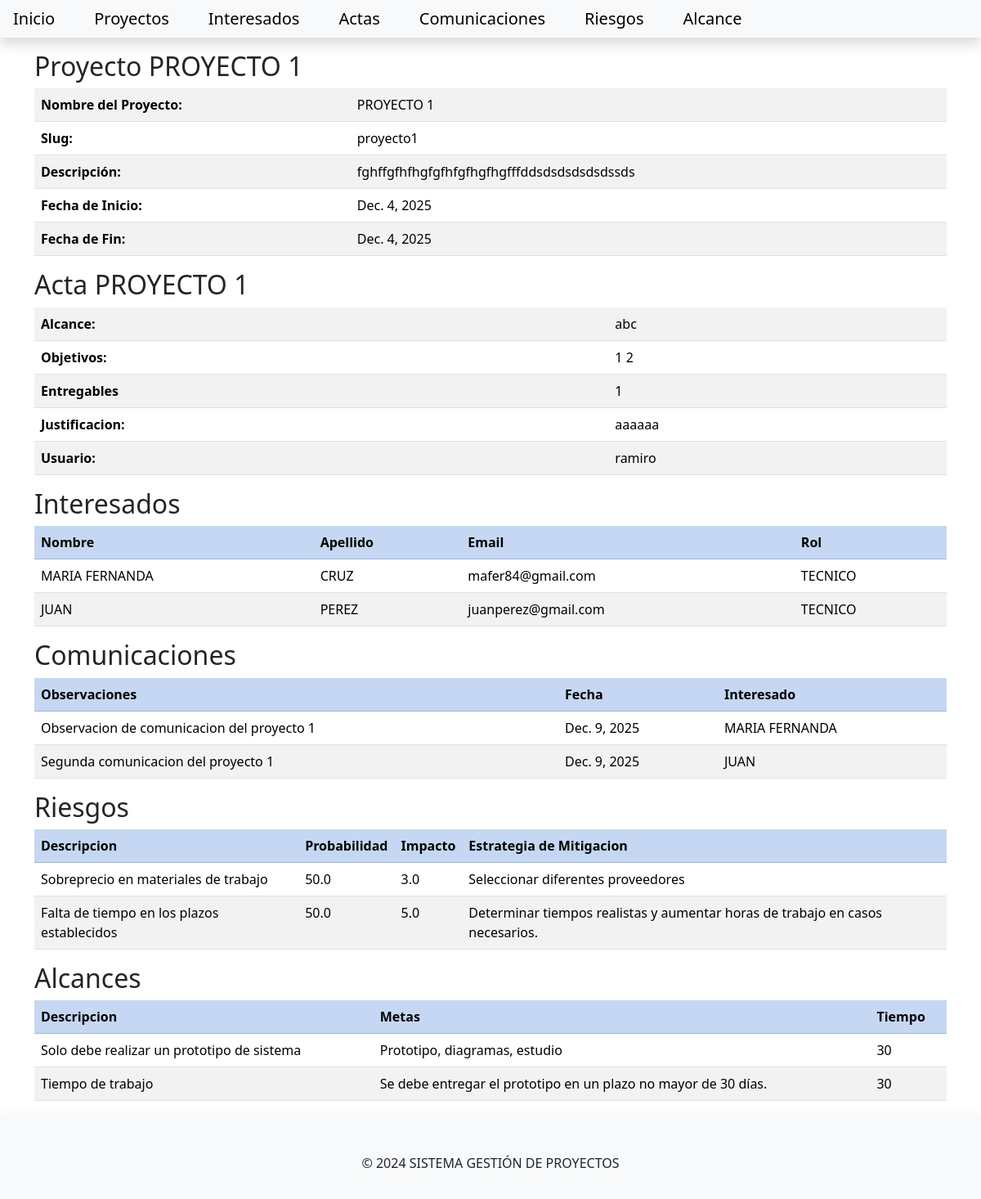
The page /gestionproyectos/proyecto/proyecto1/ on the database as committed earlier.
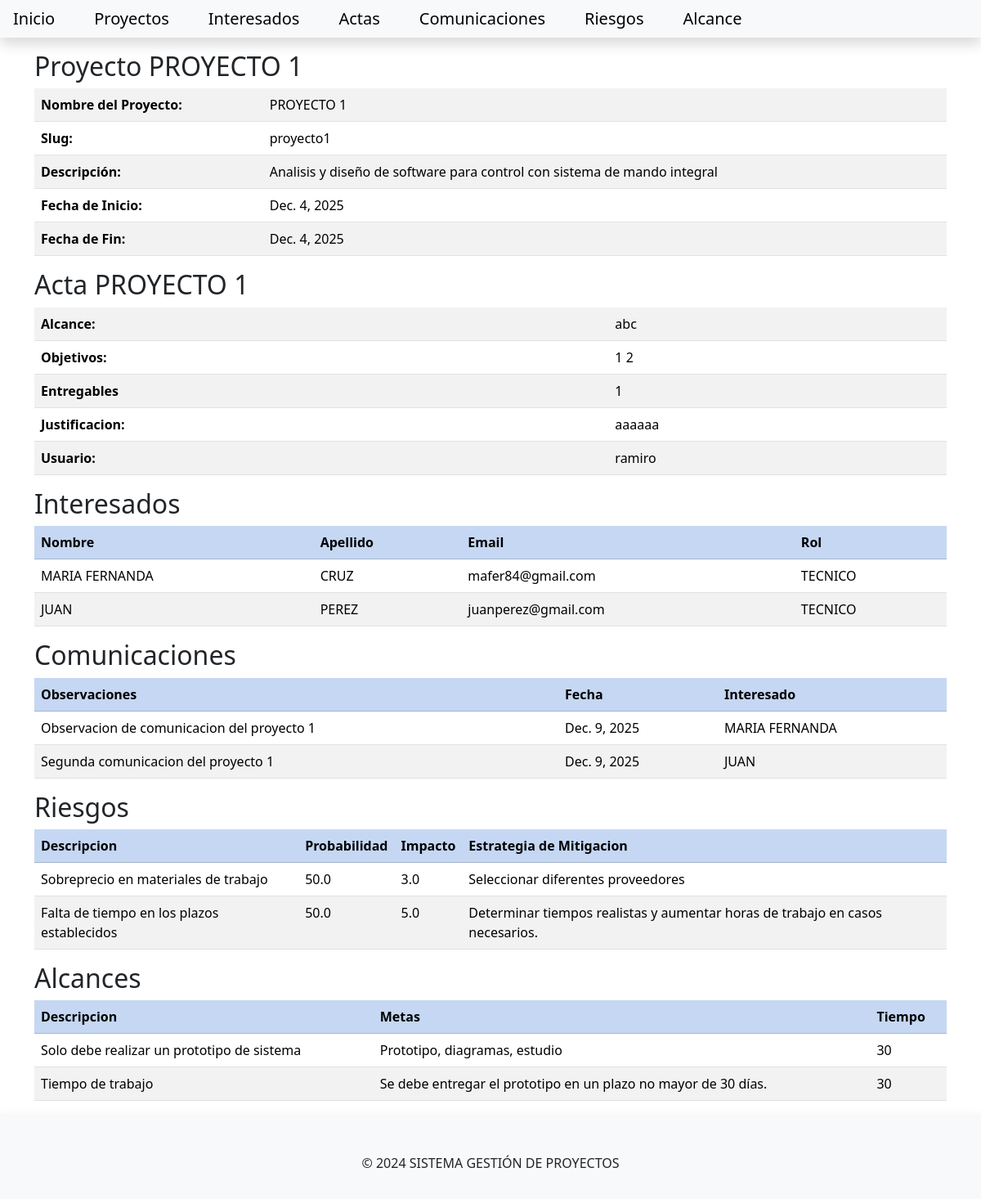
The same page on the database as committed later.
### gestionproyecto/models.py (models this page shows, shortened)
class Proyecto(models.Model):
    nombre = models.CharField(max_length=100)
    descripcion = models.TextField()
    fecha_inicio = models.DateField()
    fecha_fin = models.DateField()
    estado = models.IntegerField(choices=ESTADO, default=0)
    fecha_creacion = models.DateTimeField(auto_now_add=True)
    fecha_modificacion = models.DateTimeField(auto_now=True)
    acta_constitucion = models.OneToOneField(to='gestionproyecto.ActaConstitucion', on_delete=models.CASCADE, null=True, blank=True)
    interesados = models.ManyToManyField(to=Interesado, blank=True)
    comunicaciones = models.ManyToManyField(to=Comunicacion, blank=True)
    riesgos = models.ManyToManyField(to=Riesgo, blank=True)
    alcances = models.ManyToManyField(to=Alcance, blank=True)
    slug = models.SlugField(unique=True, max_length=200, blank=True)

class ActaConstitucion(models.Model):
    alcance = models.TextField()
    objetivos = models.TextField()
    entregables = models.TextField()
    justificacion = models.TextField()
    usuario = models.ForeignKey(to=User, on_delete=models.CASCADE)
    slug = models.SlugField(unique=True, max_length=200, blank=True)

### gestionproyecto/views.py (the view)
# urls.py: path('proyecto/<slug:slug>/', views.ProyectoView.as_view(), name='proyecto_view'),
class ProyectoView(generic.DetailView):
    model = Proyecto
    template_name = 'gestionproyectos/proyecto.html'

### templates/gestionproyectos/proyecto.html (shortened to what the changed rows need)
{% extends 'gestionproyectos/base.html' %}
{% block content %}
<div class="container">
<div class="title mt-3">
<div class="card-title">
    <h2> Proyecto {{ proyecto.nombre }}</h2>
</div>
<div class="card-body">
    <table class="table table-striped" >
        <tr>
            <th>Nombre del Proyecto:</th>
            <td>{{ proyecto.nombre }}</td>
        </tr>
        <tr>
            <th>Slug:</th>
            <td>{{ proyecto.slug }}</td>
        </tr>
        <tr>
            <th>Descripción:</th>
            <td>{{ proyecto.descripcion }}</td>
        </tr>
        <tr>
            <th>Fecha de Inicio:</th>
            <td>{{ proyecto.fecha_inicio }}</td>
        </tr>
        <tr>
            <th>Fecha de Fin:</th>
            <td>{{ proyecto.fecha_fin }}</td>
        </tr>
    </table>
</div>
</div>
</div>
<div class="container">
<div class="title mt-3">
<div class="card-title">
    <h2> Acta {{ proyecto.nombre }}</h2>
</div>
<div class="card-body">
    <table class="table table-striped">
        <tr>
            <th>Alcance:</th>
            <td>{{ proyecto.acta_constitucion.alcance | slice:"100" }}</td>
        </tr>
        <tr>
            <th>Objetivos:</th>
            <td>{{ proyecto.acta_constitucion.objetivos | slice:"100" }}</td>
        </tr>
        <tr>
            <th>Entregables</th>
            <td>{{ proyecto.acta_constitucion.entregables | slice:"100" }}</td>
        </tr>
        <tr>
            <th>Justificacion:</th>
            <td>{{ proyecto.acta_constitucion.justificacion | slice:"100" }}</td>
        </tr>
         <tr>
            <th>Usuario:</th>
            <td>{{ proyecto.acta_constitucion.usuario | slice:"100" }}</td>
        </tr>
    </table>
</div>
</div>
</div>
<div class="container">
<div class="title mt-3">
<div class="card-title">
    <h2> Interesados</h2>
</div>
<div class="card-body">
    <table class="table table-striped" >
        <tr class="table-primary">
            <th>Nombre</th>
            <th>Apellido</th>
            <th>Email</th>
            <th>Rol</th>
        </tr>
    </table>
</div>
</div>
</div>
<div class="container">
<div class="title mt-3">
<div class="card-title">
    <h2> Comunicaciones</h2>
</div>
<div class="card-body">
    <table class="table table-striped" >
        <tr class="table-primary">
            <th>Observaciones</th>
            <th>Fecha</th>
            <th>Interesado</th>
        </tr>
    </table>
</div>
</div>
</div>
<div class="container">
<div class="title mt-3">
<div class="card-title">
    <h2> Riesgos</h2>
</div>
<div class="card-body">
    <table class="table table-striped" >
        <tr class="table-primary">
            <th>Descripcion</th>
            <th>Probabilidad</th>
            <th>Impacto</th>
            <th>Estrategia de Mitigacion</th>
        </tr>
    </table>
</div>
</div>
</div>
<div class="container">
<div class="title mt-3">
<div class="card-title">
    <h2> Alcances</h2>
</div>
<div class="card-body">
    <table class="table table-striped" >
        <tr class="table-primary">
            <th>Descripcion</th>
            <th>Metas</th>
            <th>Tiempo</th>
        </tr>
    </table>
</div>
</div>
</div>
{% endblock content %}

Rows that differ between the two databases and show on the page:
changed Proyecto "PROYECTO 1": descripcion "fghffgfhfhgfgfhfgfhgfhgfffddsdsdsdsdsdssds" → "Analisis y diseño de software para control con sistema de mando integral"
